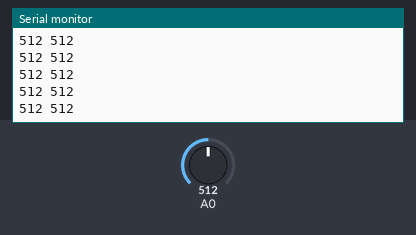
A sketch run on a simulated Arduino Uno, built with avr-gcc and run on an emulated ATmega328P. Shown: the last lines printed to the serial monitor. Inputs (shaded band) come from the test bench; at power-on: A0 = 512.

Above: at 1.2 s.
1.3 s: A0 set to 989
At 1.33 s:
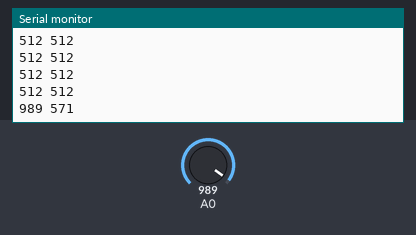
2.8 s: A0 set to 1015
At 2.84 s:
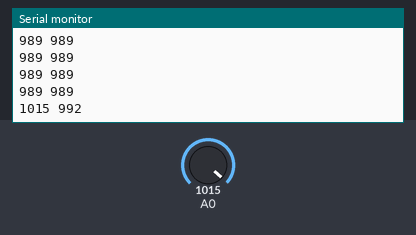
Timing chart, 0 to 5.8 s (numbered marks = the images above; inputs shaded):
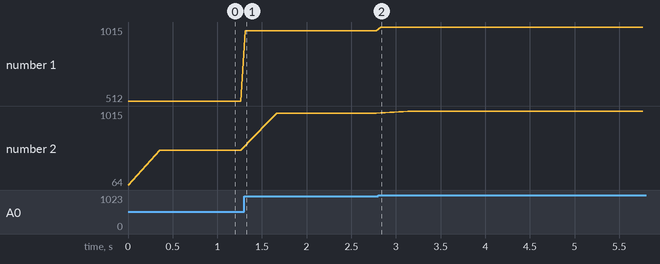

Measured:
- after the input at 1.3 s, the serial monitor: prints a new line at once (image 1)
- after the input at 2.8 s, the serial monitor: prints a new line at once (image 2)
- plotted number 1: 512 → 989 after the input at 1.3 s, 989 → 1015 after the input at 2.8 s
- plotted number 2: 512 → 989 after the input at 1.3 s, 989 → 1015 after the input at 2.8 s

The sketch:

aula14_nivel2.ino
```cpp
// Aula 14 – Nível 2: Média móvel (LDR suavizado)
// pecas: ldr A0
// Média das últimas 8 leituras: cada nova leitura substitui a mais antiga
#include <Arduino.h>                             // funções do Arduino (pinMode, digitalWrite, delay...)
const int N = 8;                                 // tamanho da janela da média
int leituras[N];                                 // vetor guarda as últimas leituras
int posicao = 0;                                 // onde entra a próxima
long soma = 0;                                   // soma do vetor

void setup() {                                   // roda uma vez, quando a placa liga
  Serial.begin(9600);                            // abre o Monitor Serial a 9600 baud
  for (int i = 0; i < N; i++) leituras[i] = 0;   // começa zerado
}

void loop() {                                    // repete para sempre
  int nova = analogRead(A0);                     // leitura mais recente
  soma = soma - leituras[posicao] + nova;        // tira a antiga e soma a nova
  leituras[posicao] = nova;                      // guarda no lugar da mais antiga
  posicao = (posicao + 1) % N;                   // avança e volta ao início depois do fim
  Serial.print(nova);                            // abra o Plotter Serial: bruto × suave
  Serial.print(" ");                             // envia o texto ao Monitor Serial
  Serial.println(soma / N);                      // envia soma / N ao Monitor Serial e quebra a linha
  delay(50);                                     // espera 50 ms
}
```
